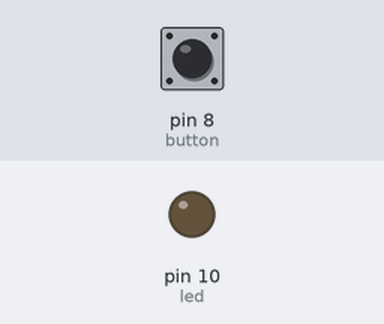
This sketch was run on a simulated Arduino Uno, built with avr-gcc and run on an emulated ATmega328P. Shown: output pins drawn as LEDs (lit = HIGH). The test bench sets the inputs (shaded band); at power-on: pin 8 (button) LOW.

Above: at 1.2 s.
1.3 s: pin 8 (button) pulled HIGH for 0.15 s
At 1.37 s:
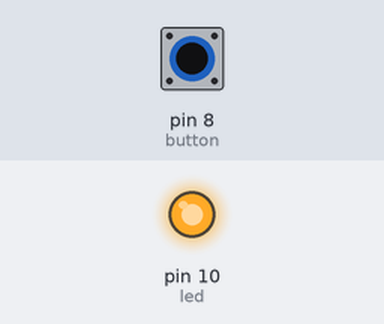
2.9 s: pin 8 (button) pulled HIGH for 3.2 s
At 7.5 s:
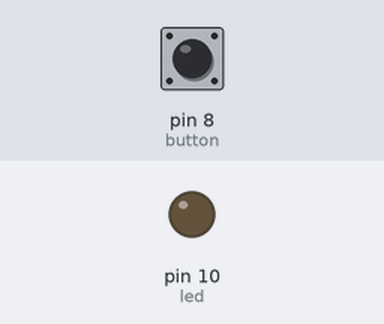
Timing chart, 0 to 9.0 s (numbered marks = the images above; inputs shaded):
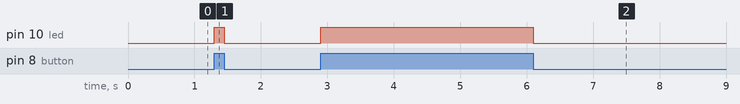

Measured:
- after the input at 1.3 s, pin 10 (led): LOW → HIGH at once, → LOW 0.15 s later
- after the input at 2.9 s, pin 10 (led): LOW → HIGH at once, → LOW 3.2 s later

The sketch:

Buton_ile_LED_yakma.ino
```cpp
#define button 8                            //Defines the button as pin 8
#define led 10                              //Defines the led as pin 10

int button_state = 0;                       //Defines button state as integer 0


void setup() {
  pinMode(button,INPUT);                    //Defines the button as input.
  pinMode(led,OUTPUT);                      //Defines the led as output.

}

void loop() {
  button_state = digitalRead(button) ;      //Reads the digital data from the button.
  if(button_state == 1){                    //If button state is 1 (that's mean pressed the button).
    digitalWrite(led,HIGH);                 //The led is on.
  }
  else{                                     //If button state is 0 (that's mean not pressed the button).
    digitalWrite(led,LOW);                  //The led is off.
  }

}
```
